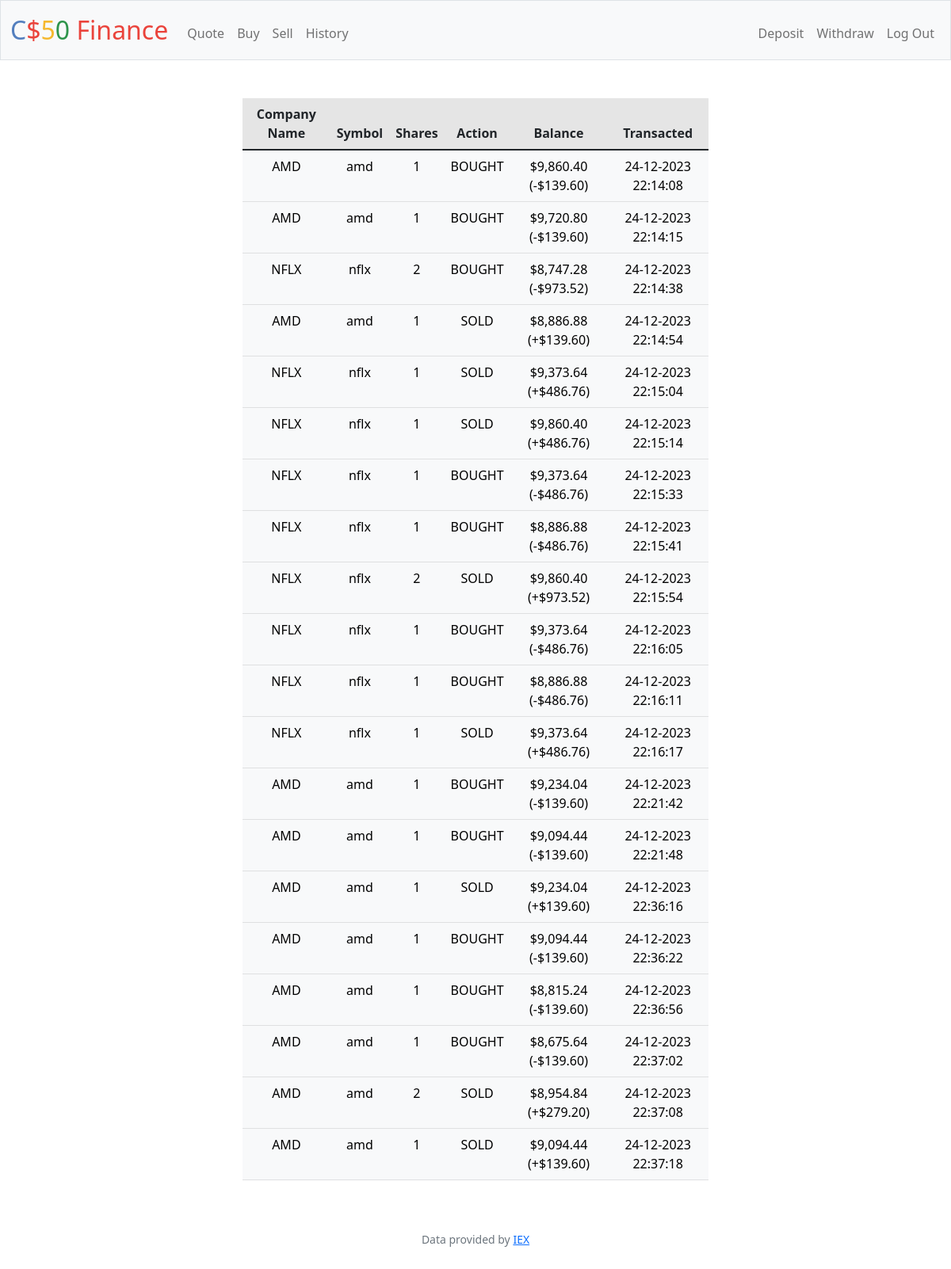
/history (signed in), run on an earlier commit of the app's database.
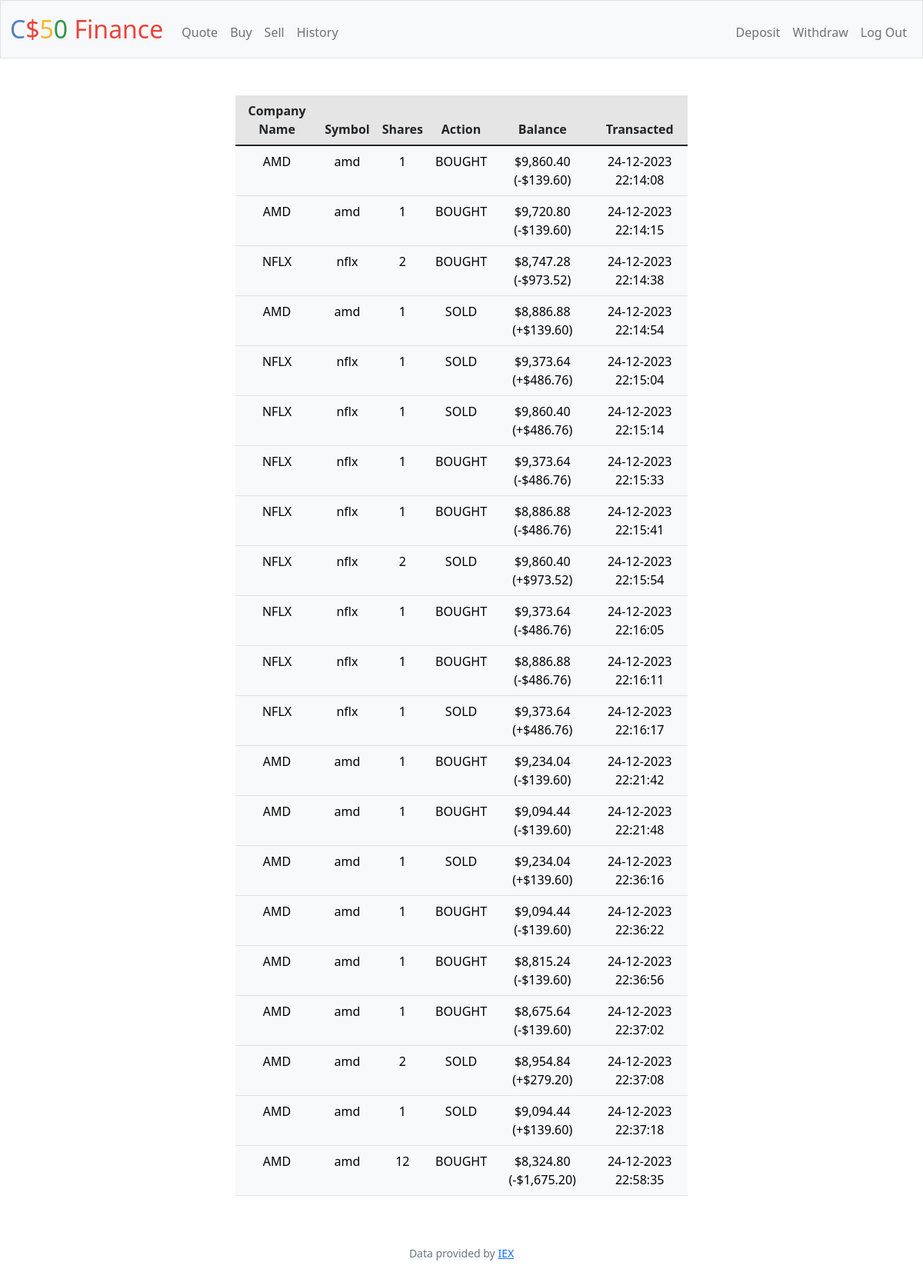
And on a later commit of the database.
### tables this page shows
CREATE TABLE 'history' ('id' INTEGER PRIMARY KEY AUTOINCREMENT NOT NULL, 'user_id' INTEGER, 'name' TEXT, 'symbol' TEXT, 'shares' INTEGER, 'action' TEXT, 'balance' TEXT, 'date' DATETIME DEFAULT CURRENT_DATE);

### src/stock/route.py (the view)
@stock_blueprint.route("/history")
@login_required
def history():
    user_id = session["user_id"]
    history = db.execute("SELECT * FROM history WHERE user_id = ?", user_id)
    return render_template("history.html", history=history)

### src/helpers.py (called while the page is built)
def login_required(f):
    @wraps(f)
    def decorated_function(*args, **kwargs):
        if session.get("user_id") is None:
            return redirect(location="/login")
        return f(*args, **kwargs)
    return decorated_function

### src/templates/history.html (shortened to what this page needs)
{% extends "layout.html" %}
{% block main %}
<div class="table-responsive-md">
    <table class="table mx-auto w-50">
        <thead>
            <tr class="table-active">
                <th scope="col">Company Name</th>
                <th scope="col">Symbol</th>
                <th scope="col">Shares</th>
                <th scope="col">Action</th>
                <th scope="col">Balance</th>
                <th scope="col">Transacted</th>
            </tr>
        </thead>
        <tbody>
            {% for stock in history %}
            <tr class="table-light">
                <td>{{ stock["name"] }}</td>
                <td>{{ stock["symbol"] }}</td>
                <td>{{ stock["shares"] }}</td>
                <td>{{ stock["action"] }}</td>
                <td>{{ stock["balance"] }}</td>
                <td>{{ stock["date"] }}</td>
            </tr>
            {% endfor %}
        </tbody>
    </table>
</div>
{% endblock %}

### src/templates/layout.html (shortened to what this page needs)
<!DOCTYPE html>
<html lang="en">
    <head>
        <link href="https://cdn.jsdelivr.net/npm/bootstrap@5.1.3/dist/css/bootstrap.min.css" rel="stylesheet">
        <link href="/static/styles.css" rel="stylesheet">
    </head>
    <body>
        <nav class="bg-light border navbar navbar-expand-md navbar-light">
            <div class="container-fluid">
                <a class="navbar-brand" href="/"><span class="blue">C</span><span class="red">$</span><span class="yellow">5</span><span class="green">0</span> <span class="red">Finance</span></a>
                <div class="collapse navbar-collapse" id="navbar">
                    {% if session["user_id"] %}
                        <ul class="navbar-nav me-auto mt-2">
                            <li class="nav-item"><a class="nav-link" href="/quote">Quote</a></li>
                            <li class="nav-item"><a class="nav-link" href="/buy">Buy</a></li>
                            <li class="nav-item"><a class="nav-link" href="/sell">Sell</a></li>
                            <li class="nav-item"><a class="nav-link" href="/history">History</a></li>
                        </ul>
                        <ul class="navbar-nav ms-auto mt-2">
                            <li class="nav-item"><a class="nav-link" href="/deposit">Deposit</a></li>
                            <li class="nav-item"><a class="nav-link" href="/withdraw">Withdraw</a></li>
                            <li class="nav-item"><a class="nav-link" href="/logout">Log Out</a></li>
                        </ul>
                    {% else %}
                        <ul class="navbar-nav ms-auto mt-2">
                            <li class="nav-item"><a class="nav-link" href="/register">Register</a></li>
                            <li class="nav-item"><a class="nav-link" href="/login">Log In</a></li>
                        </ul>
                    {% endif %}
                </div>
            </div>
        </nav>
        <main class="container-fluid py-5 text-center">
            {% block main %}{% endblock %}
        </main>
        <footer class="mb-5 small text-center text-muted">
            Data provided by <a href="https://iexcloud.io/">IEX</a>
        </footer>
    </body>
</html>

### static/styles.css (style rules this page uses)
nav .navbar-brand { font-size: xx-large; }
nav .navbar-brand .blue { color: #537fbe; }
nav .navbar-brand .red { color: #ea433b; }
nav .navbar-brand .yellow { color: #f5b82e; }
nav .navbar-brand .green { color: #2e944b; }

What changed in the data, as far as the page shows it:
added history: name "AMD", symbol "amd", shares "12", action "BOUGHT", balance "$8,324.80 (-$1,675.20)", date "24-12-2023 22:58:35"
